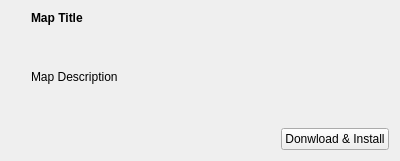
<?xml version="1.0" encoding="UTF-8"?>
<ui version="4.0">
 <class>InstallMapItemWidget</class>
 <widget class="QWidget" name="InstallMapItemWidget">
  <property name="geometry">
   <rect>
    <x>0</x>
    <y>0</y>
    <width>400</width>
    <height>161</height>
   </rect>
  </property>
  <property name="windowTitle">
   <string>InstallMapItemWidget</string>
  </property>
  <layout class="QGridLayout" name="gridLayout_2">
   <item row="0" column="2">
    <layout class="QGridLayout" name="gridLayout">
     <item row="4" column="2">
      <widget class="QPushButton" name="installPushButton">
       <property name="text">
        <string>Donwload &amp;&amp; Install</string>
       </property>
      </widget>
     </item>
     <item row="1" column="1" rowspan="2" colspan="2">
      <widget class="QLabel" name="mapDescriptionLabel">
       <property name="text">
        <string>Map Description</string>
       </property>
      </widget>
     </item>
     <item row="0" column="1" colspan="2">
      <widget class="QLabel" name="mapTitleLabel">
       <property name="font">
        <font>
         <weight>75</weight>
         <bold>true</bold>
        </font>
       </property>
       <property name="text">
        <string>Map Title</string>
       </property>
      </widget>
     </item>
     <item row="4" column="1">
      <spacer name="horizontalSpacer_2">
       <property name="orientation">
        <enum>Qt::Horizontal</enum>
       </property>
       <property name="sizeHint" stdset="0">
        <size>
         <width>40</width>
         <height>20</height>
        </size>
       </property>
      </spacer>
     </item>
     <item row="2" column="0">
      <spacer name="verticalSpacer_2">
       <property name="orientation">
        <enum>Qt::Vertical</enum>
       </property>
       <property name="sizeHint" stdset="0">
        <size>
         <width>20</width>
         <height>40</height>
        </size>
       </property>
      </spacer>
     </item>
    </layout>
   </item>
  </layout>
 </widget>
 <resources/>
 <connections/>
</ui>
